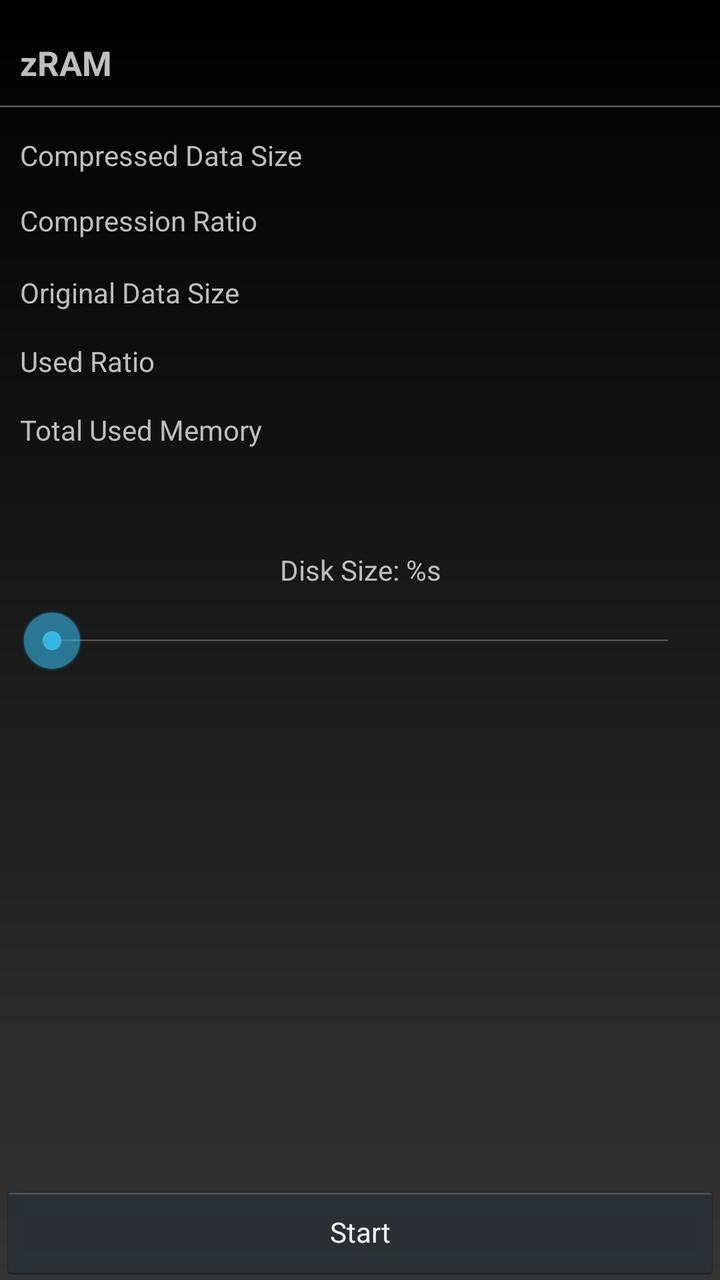
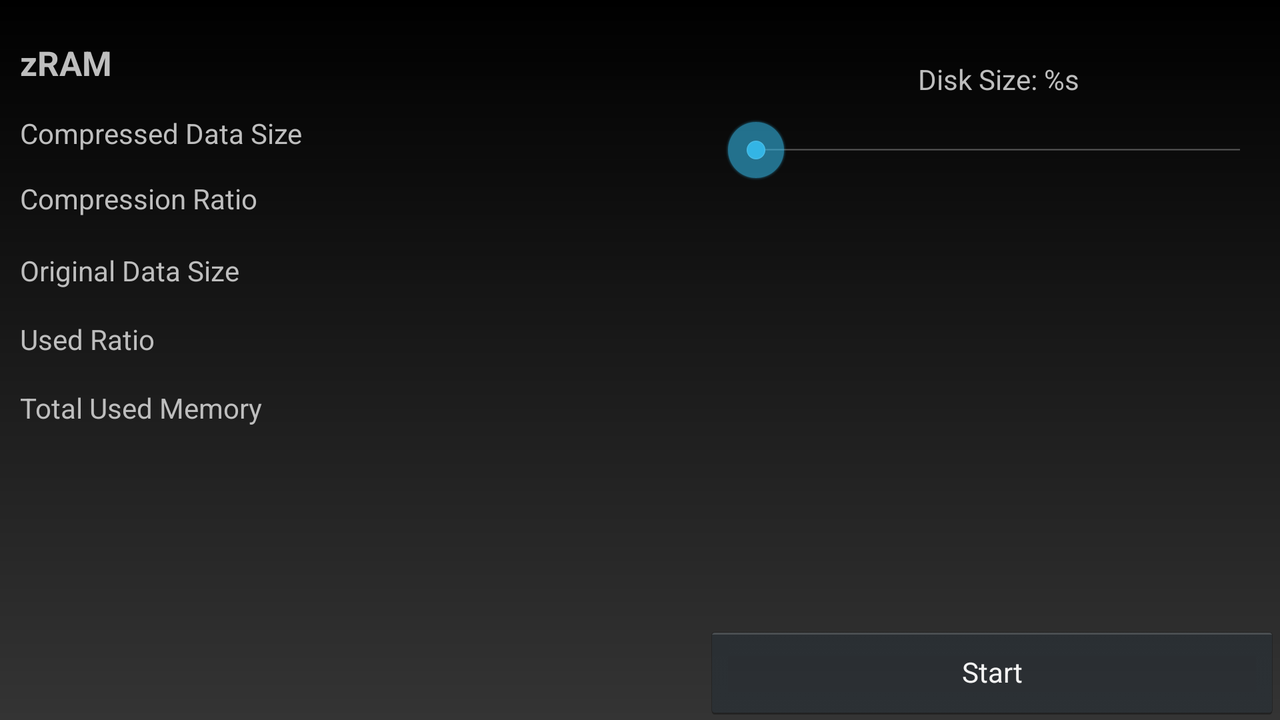

One screen, two layout resources from the same app: the default and the author's alternative for another configuration. Each is rendered where Android would select it; the XML of both is given below.
<!-- AndroidManifest.xml: application theme Theme_Dark -->
<!-- res/layout/zram_settings.xml -->
<?xml version="1.0" encoding="utf-8"?>
<ScrollView xmlns:android="http://schemas.android.com/apk/res/android"
    android:layout_width="fill_parent"
    android:layout_height="fill_parent"
    android:fillViewport="true">
    <RelativeLayout
        android:layout_width="wrap_content"
        android:layout_height="wrap_content">
    <LinearLayout
        android:orientation="vertical"
        android:layout_width="fill_parent"
        android:layout_height="wrap_content"
        android:paddingTop="20dip"
        android:layout_alignParentTop="true"
        android:id="@+id/preview"
        android:paddingBottom="20dip">

        <TextView
            android:layout_width="wrap_content"
            android:layout_height="wrap_content"
            android:text="@string/prefcat_zram"
            android:id="@+id/cur"
            android:textSize="17sp"
            android:textStyle="bold"
            android:layout_marginLeft="10dp"
            android:layout_marginBottom="10dp" />
        <View
            android:layout_width="fill_parent"
            android:layout_height="1dp"
            android:background="@color/pc_light_gray"/>
        <LinearLayout
            android:layout_width="fill_parent"
            android:layout_height="wrap_content"
            android:layout_marginBottom="10dp"
            android:id="@+id/relativeLayout1"
            android:paddingLeft="10dp"
            android:paddingRight="10dp"
            android:layout_marginTop="10dp">

            <TextView
                android:layout_width="wrap_content"
                android:layout_height="wrap_content"
                android:text="@string/zram_compressed_size"
                android:id="@+id/tt1" />

            <TextView
                android:layout_width="match_parent"
                android:layout_height="wrap_content"
                android:id="@+id/t1"
                android:textSize="18dip"
                android:textStyle="bold"
                android:gravity="right"/>
        </LinearLayout>

        <LinearLayout
            android:layout_width="fill_parent"
            android:layout_height="wrap_content"
            android:layout_marginBottom="10dp"
            android:id="@+id/relativeLayout2"
            android:paddingLeft="10dp"
            android:paddingRight="10dp">

            <TextView
                android:layout_width="wrap_content"
                android:layout_height="wrap_content"
                android:text="@string/zram_compressed_ratio"
                android:id="@+id/tt2"
                android:layout_gravity="center"
                android:textSize="14dip" />

            <TextView
                android:layout_width="match_parent"
                android:layout_height="wrap_content"
                android:id="@+id/t2"
                android:textSize="18dip"
                android:textStyle="bold"
                android:gravity="right" />
        </LinearLayout>

        <LinearLayout
            android:layout_width="fill_parent"
            android:layout_height="wrap_content"
            android:layout_marginBottom="10dp"
            android:id="@+id/relativeLayout3"
            android:paddingLeft="10dp"
            android:paddingRight="10dp">

            <TextView
                android:layout_width="wrap_content"
                android:layout_height="wrap_content"
                android:text="@string/zram_original_size"
                android:id="@+id/tt3" />

            <TextView
                android:layout_width="match_parent"
                android:layout_height="wrap_content"
                android:id="@+id/t3"
                android:textSize="18dip"
                android:textStyle="bold"
                android:gravity="right"/>
        </LinearLayout>

        <LinearLayout
            android:layout_width="fill_parent"
            android:layout_height="wrap_content"
            android:layout_marginBottom="10dp"
            android:id="@+id/relativeLayout4"
            android:paddingLeft="10dp"
            android:paddingRight="10dp">

            <TextView
                android:layout_width="wrap_content"
                android:layout_height="wrap_content"
                android:text="@string/zram_used_ratio"
                android:id="@+id/tt4" />

            <TextView
                android:layout_width="match_parent"
                android:layout_height="wrap_content"
                android:id="@+id/t4"
                android:textSize="18dip"
                android:textStyle="bold"
                android:gravity="right"/>
        </LinearLayout>

        <LinearLayout
            android:layout_width="fill_parent"
            android:layout_height="wrap_content"
            android:layout_marginBottom="10dp"
            android:id="@+id/relativeLayout5"
            android:paddingLeft="10dp"
            android:paddingRight="10dp">

            <TextView
                android:layout_width="wrap_content"
                android:layout_height="wrap_content"
                android:text="@string/zram_mem_used"
                android:id="@+id/tt5" />

            <TextView
                android:layout_width="match_parent"
                android:layout_height="wrap_content"
                android:id="@+id/t5"
                android:textSize="18dip"
                android:textStyle="bold"
                android:gravity="right"/>
        </LinearLayout>

    </LinearLayout>

    <LinearLayout
        android:orientation="vertical"
        android:layout_width="match_parent"
        android:layout_height="wrap_content"
        android:layout_gravity="center_horizontal"
        android:paddingLeft="10dip"
        android:paddingRight="10dip"
        android:id="@+id/set1"
        android:layout_below="@+id/preview"
        android:paddingBottom="10dp"
        android:layout_marginTop="20dp"
        android:gravity="center_horizontal">

        <TextView
            android:layout_width="wrap_content"
            android:layout_height="wrap_content"
            android:text="@string/zram_disk_size"
            android:id="@+id/tval1"
            android:gravity="center_horizontal" />

        <SeekBar
            android:layout_width="match_parent"
            android:layout_height="wrap_content"
            android:id="@+id/val1"
            android:layout_marginTop="10dp"
            android:layout_marginBottom="10dp" />

    </LinearLayout>

        <LinearLayout
            android:orientation="horizontal"
            android:layout_width="fill_parent"
            android:layout_height="match_parent"
            android:gravity="bottom"
            android:paddingTop="10dip"
            android:layout_below="@+id/set1">

            <Button
                android:layout_width="0dp"
                android:layout_height="wrap_content"
                android:text="@string/mt_start"
                android:id="@+id/apply"
                android:layout_weight="0.5"
                android:textSize="14sp" />

        </LinearLayout>
    </RelativeLayout>
    </ScrollView>
<!-- resources referenced by this layout -->
<resources>
  <color name="pc_light_gray">#ff4d4d4d</color>
  <string name="mt_start">Start</string>
  <string name="prefcat_zram">zRAM</string>
  <string name="zram_compressed_ratio">Compression Ratio</string>
  <string name="zram_compressed_size">Compressed Data Size</string>
  <string name="zram_disk_size">Disk Size: %s</string>
  <string name="zram_mem_used">Total Used Memory</string>
  <string name="zram_original_size">Original Data Size</string>
  <string name="zram_used_ratio">Used Ratio</string>
  <style name="Theme_Dark" parent="android:Theme.Holo">
          <item name="android:listSeparatorTextViewStyle">@style/pc_pref_cat</item>
          <item name="android:actionBarStyle">@style/action_bar_style</item>
          <item name="android:actionOverflowButtonStyle">@style/menu_overflow</item>
          <item name="android:windowBackground">@drawable/background_holo_dark</item>
      </style>
  <style name="pc_pref_cat">
          <item name="android:background">@color/pc_gray</item>
          <item name="android:layout_width">match_parent</item>
          <item name="android:layout_height">wrap_content</item>
          <item name="android:padding">2dp</item>
          <item name="android:textAllCaps">true</item>
          <item name="android:textSize">14sp</item>
          <item name="android:textColor">@android:color/white</item>
          <item name="android:gravity">center_vertical</item>
          <item name="android:paddingLeft">6dip</item>
      </style>
  <style name="action_bar_style" parent="android:style/Widget.Holo.ActionBar">
          <item name="android:titleTextStyle">@style/myActionBarTitleTextStyle</item>
          <item name="android:background">@color/pc_gray</item>
  
      </style>
  <style name="menu_overflow" parent="android:style/Widget.Holo.ActionButton.Overflow">
          <item name="android:src">@drawable/ic_menu_overflow</item>
      </style>
  <!-- drawable background_holo_dark (drawable) -->
  <?xml version="1.0" encoding="utf-8"?>
  <shape xmlns:android="http://schemas.android.com/apk/res/android">
      <gradient
          android:startColor="#ff000000"
          android:endColor="#ff343434"
          android:angle="270"/>
  </shape>
  <color name="pc_gray">#ff333333</color>
  <style name="myActionBarTitleTextStyle" parent="android:style/TextAppearance.Holo.Widget.ActionBar.Title">
          <item name="android:textColor">@color/pc_white</item>
      </style>
  <color name="pc_white">#ffffffff</color>
</resources>
<!-- res/layout-land/zram_settings.xml (the author's variant of the layout above) -->
<!-- drawn on the phone turned sideways -->
<?xml version="1.0" encoding="utf-8"?>
<LinearLayout xmlns:android="http://schemas.android.com/apk/res/android"
    android:orientation="horizontal" android:layout_width="match_parent"
    android:layout_height="match_parent"
    android:baselineAligned="false">
    <ScrollView
        android:layout_width="0dp"
        android:layout_weight="0.55"
        android:layout_height="fill_parent"
        android:fillViewport="true">
    <LinearLayout
        android:orientation="vertical"
        android:layout_width="match_parent"
        android:layout_height="wrap_content"
        android:id="@+id/preview"
        android:paddingTop="20dp"
        android:paddingRight="20dp">

        <TextView
            android:layout_width="wrap_content"
            android:layout_height="wrap_content"
            android:text="@string/prefcat_zram"
            android:id="@+id/cur"
            android:textSize="17sp"
            android:textStyle="bold"
            android:layout_marginLeft="10dp"
            android:layout_marginBottom="10dp" />

        <LinearLayout
            android:layout_width="fill_parent"
            android:layout_height="wrap_content"
            android:layout_gravity="bottom"
            android:layout_marginBottom="10dp"
            android:id="@+id/relativeLayout3"
            android:paddingLeft="10dp"
            android:paddingRight="10dp">

            <TextView
                android:layout_width="wrap_content"
                android:layout_height="wrap_content"
                android:text="@string/zram_compressed_size"
                android:id="@+id/tt1" />

            <TextView
                android:layout_width="match_parent"
                android:layout_height="wrap_content"
                android:id="@+id/t1"
                android:textSize="18dip"
                android:textStyle="bold"
                android:gravity="right" />
        </LinearLayout>

        <LinearLayout
            android:layout_width="fill_parent"
            android:layout_height="wrap_content"
            android:layout_marginBottom="10dp"
            android:id="@+id/relativeLayout1"
            android:paddingLeft="10dp"
            android:paddingRight="10dp">

            <TextView
                android:layout_width="wrap_content"
                android:layout_height="wrap_content"
                android:text="@string/zram_compressed_ratio"
                android:id="@+id/tt2"
                android:layout_gravity="center"
                android:textSize="14dip" />

            <TextView
                android:layout_width="match_parent"
                android:layout_height="wrap_content"
                android:id="@+id/t2"
                android:textSize="18dip"
                android:textStyle="bold"
                android:gravity="right" />
        </LinearLayout>

        <LinearLayout
            android:layout_width="fill_parent"
            android:layout_height="wrap_content"
            android:layout_gravity="bottom"
            android:layout_marginBottom="10dp"
            android:id="@+id/relativeLayout2"
            android:paddingRight="10dp"
            android:paddingLeft="10dp">

            <TextView
                android:layout_width="wrap_content"
                android:layout_height="wrap_content"
                android:text="@string/zram_original_size"
                android:id="@+id/tt3" />

            <TextView
                android:layout_width="match_parent"
                android:layout_height="wrap_content"
                android:id="@+id/t3"
                android:textSize="18dip"
                android:textStyle="bold"
                android:gravity="right" />
        </LinearLayout>

        <LinearLayout
            android:layout_width="fill_parent"
            android:layout_height="wrap_content"
            android:layout_gravity="bottom"
            android:layout_marginBottom="10dp"
            android:id="@+id/relativeLayout4"
            android:paddingLeft="10dp"
            android:paddingRight="10dp">

            <TextView
                android:layout_width="wrap_content"
                android:layout_height="wrap_content"
                android:text="@string/zram_used_ratio"
                android:id="@+id/tt4" />

            <TextView
                android:layout_width="match_parent"
                android:layout_height="wrap_content"
                android:id="@+id/t4"
                android:textSize="18dip"
                android:textStyle="bold"
                android:gravity="right" />
        </LinearLayout>

        <LinearLayout
            android:layout_width="fill_parent"
            android:layout_height="wrap_content"
            android:layout_gravity="bottom"
            android:layout_marginBottom="10dp"
            android:id="@+id/relativeLayout5"
            android:paddingRight="10dp"
            android:paddingLeft="10dp">

            <TextView
                android:layout_width="wrap_content"
                android:layout_height="wrap_content"
                android:text="@string/zram_mem_used"
                android:id="@+id/tt5" />

            <TextView
                android:layout_width="match_parent"
                android:layout_height="wrap_content"
                android:id="@+id/t5"
                android:textSize="18dip"
                android:textStyle="bold"
                android:gravity="right" />
        </LinearLayout>

    </LinearLayout>
    </ScrollView>
    <LinearLayout
        android:orientation="vertical"
        android:layout_width="0dp"
        android:layout_height="match_parent"
        android:layout_weight="0.45"
        android:id="@+id/right"
        android:paddingTop="10dp">

        <LinearLayout
            android:orientation="vertical"
            android:layout_width="match_parent"
            android:layout_height="wrap_content"
            android:layout_gravity="center_horizontal"
            android:gravity="center_horizontal"
            android:layout_marginTop="20dp"
            android:id="@+id/linearLayout1"
            android:paddingLeft="10dp"
            android:paddingRight="4dp">

            <TextView
                android:layout_width="wrap_content"
                android:layout_height="wrap_content"
                android:text="@string/zram_disk_size"
                android:id="@+id/tval1"
                android:gravity="center_horizontal" />

            <SeekBar
                android:layout_width="match_parent"
                android:layout_height="wrap_content"
                android:id="@+id/val1"
                android:layout_marginBottom="10dp"
                android:layout_marginTop="10dp" />

        </LinearLayout>

        <LinearLayout
            android:orientation="vertical"
            android:layout_width="fill_parent"
            android:layout_height="match_parent"
            android:gravity="bottom"
            android:id="@+id/linearLayout3">

            <Button
                android:layout_width="match_parent"
                android:layout_height="wrap_content"
                android:text="@string/mt_start"
                android:id="@+id/apply"
                android:textSize="14sp" />
        </LinearLayout>
    </LinearLayout>

</LinearLayout>
<!-- resources referenced by the variant -->
<!-- as the phone turned sideways resolves them -->
<resources>
  <string name="mt_start">Start</string>
  <string name="prefcat_zram">zRAM</string>
  <string name="zram_compressed_ratio">Compression Ratio</string>
  <string name="zram_compressed_size">Compressed Data Size</string>
  <string name="zram_disk_size">Disk Size: %s</string>
  <string name="zram_mem_used">Total Used Memory</string>
  <string name="zram_original_size">Original Data Size</string>
  <string name="zram_used_ratio">Used Ratio</string>
  <style name="Theme_Dark" parent="android:Theme.Holo">
          <item name="android:listSeparatorTextViewStyle">@style/pc_pref_cat</item>
          <item name="android:actionBarStyle">@style/action_bar_style</item>
          <item name="android:actionOverflowButtonStyle">@style/menu_overflow</item>
          <item name="android:windowBackground">@drawable/background_holo_dark</item>
      </style>
  <style name="pc_pref_cat">
          <item name="android:background">@color/pc_gray</item>
          <item name="android:layout_width">match_parent</item>
          <item name="android:layout_height">wrap_content</item>
          <item name="android:padding">2dp</item>
          <item name="android:textAllCaps">true</item>
          <item name="android:textSize">14sp</item>
          <item name="android:textColor">@android:color/white</item>
          <item name="android:gravity">center_vertical</item>
          <item name="android:paddingLeft">6dip</item>
      </style>
  <style name="action_bar_style" parent="android:style/Widget.Holo.ActionBar">
          <item name="android:titleTextStyle">@style/myActionBarTitleTextStyle</item>
          <item name="android:background">@color/pc_gray</item>
  
      </style>
  <style name="menu_overflow" parent="android:style/Widget.Holo.ActionButton.Overflow">
          <item name="android:src">@drawable/ic_menu_overflow</item>
      </style>
  <!-- drawable background_holo_dark (drawable) -->
  <?xml version="1.0" encoding="utf-8"?>
  <shape xmlns:android="http://schemas.android.com/apk/res/android">
      <gradient
          android:startColor="#ff000000"
          android:endColor="#ff343434"
          android:angle="270"/>
  </shape>
  <color name="pc_gray">#ff333333</color>
  <style name="myActionBarTitleTextStyle" parent="android:style/TextAppearance.Holo.Widget.ActionBar.Title">
          <item name="android:textColor">@color/pc_white</item>
      </style>
  <color name="pc_white">#ffffffff</color>
</resources>
